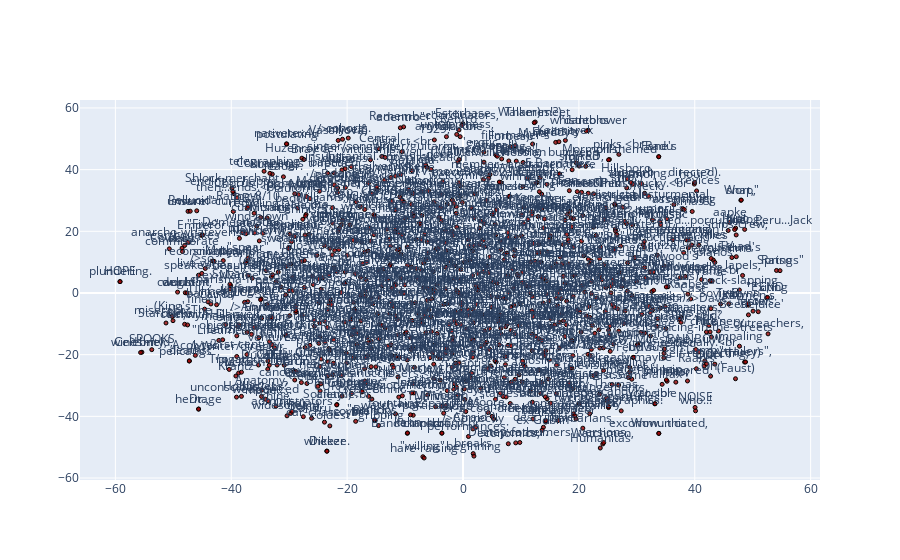

The code cell stored with this chart in its notebook:
### Code cell
# interactive t-sne plot of the embeddings using plotly
from sklearn.manifold import TSNE
import plotly.graph_objects as go

n_words = 1000

tsne = TSNE(n_components=2, random_state=0, perplexity=10)
all_word_vectors_matrix = model.w_n.weight.data.cpu().numpy().T

n_words_total = all_word_vectors_matrix.shape[0]
inds = range(0, n_words_total, n_words_total // n_words + 1)
word_vectors_matrix = all_word_vectors_matrix[inds, :]
vocab_subset = [vocab_list[i] for i in inds]

word_vectors_matrix_2d = tsne.fit_transform(word_vectors_matrix)

points = go.Scatter(
    x=word_vectors_matrix_2d[:, 0],
    y=word_vectors_matrix_2d[:, 1],
    mode='markers+text',
    text=vocab_subset,
    textposition='top center',
    marker=dict(
        size=4,
        color='rgba(152, 0, 0, .8)',
        line=dict(
            width=1,
            color='rgb(0, 0, 0)'
        )
    )
)


fig = go.Figure(data=[points])
fig.show()

### Figure 1 — Plotly figure (JSON) as saved in the notebook; plotly's stock layout.template omitted (floating-point values rounded to 4 significant figures; data arrays with more than 128 entries replaced by an {"elided": "..."} marker saying what was removed)
{"data": [{"marker": {"color": "rgba(152, 0, 0, .8)", "line": {"color": "rgb(0, 0, 0)", "width": 1}, "size": 4}, "mode": "markers+text", "text": {"elided": "1000 str values"}, "textposition": "top center", "type": "scatter", "x": {"elided": "1000 float values"}, "y": {"elided": "1000 float values"}}], "layout": {}}
